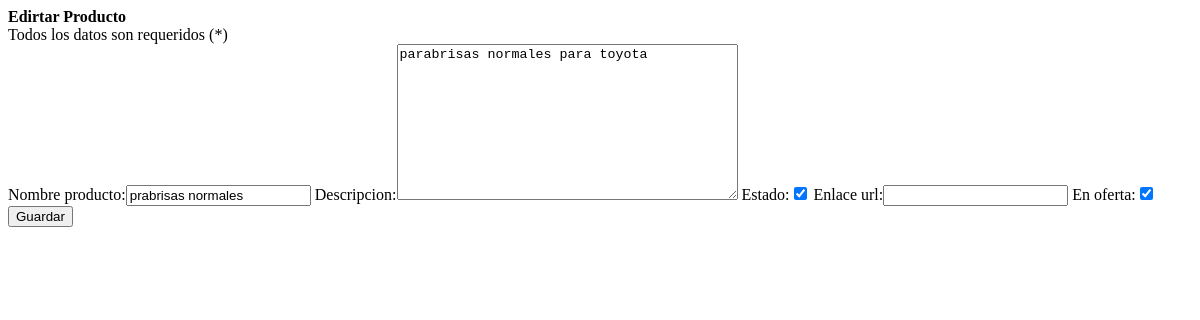
Page /EdirtarPro/2/ on the earlier database version.
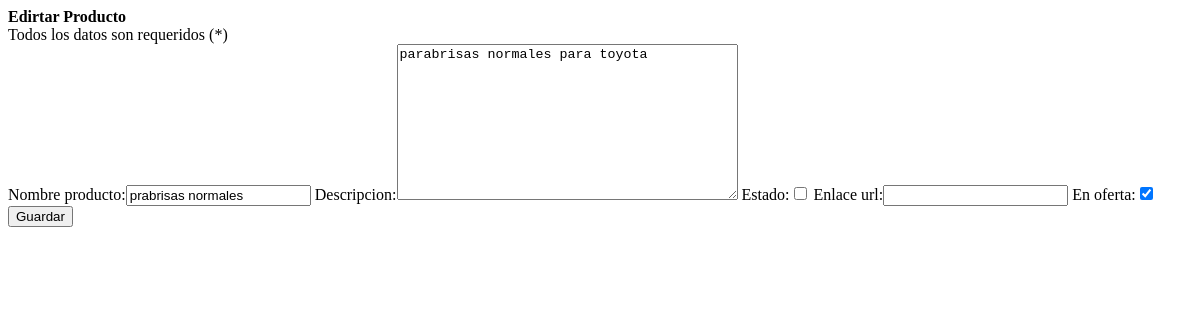
Same page on the later database version.
### blog/apps/inicio/models.py (models this page shows)
class Producto(models.Model):
	Nombre_producto=models.CharField(max_length=150, unique=True)
	Descripcion=models.TextField()
	usuario = models.ForeignKey(User)
	estado = models.BooleanField(default=True)
	enlace_url = models.CharField(max_length=250, blank=True, null=True)
	fecha_registro=models.DateTimeField(auto_now=True)
	En_oferta = models.BooleanField(default=False)
	gusto = models.IntegerField(default=0)
	def __unicode__(self):
		return self.Nombre_producto

### blog/apps/inicio/views.py (the view)
# urls.py: url(r'^EdirtarPro/(?P<id>\d+)/$',EdirtarPro),
def EdirtarPro(request, id):
	dato=Producto.objects.get(id=int(id))
	print dato
	if request.method=='POST':
		forms=FormsProductoEdit(request.POST, request.FILES ,instance=dato)
		if forms.is_valid():
			forms.save()
			return HttpResponse("El registro se Actualizo correctamente.")
	else:
		forms=FormsProductoEdit(instance=dato)
	return render_to_response('inicio/EdirtarPro.html',{'forms':forms,'cod':int(id)}, context_instance=RequestContext(request))

### blog/apps/inicio/forms.py
class FormsProductoEdit(forms.ModelForm):
	class Meta:
		model=Producto
		exclude=['usuario','gusto']

### blog/templates/inicio/EdirtarPro.html (shortened to what this page needs)
<div class="card">
    <strong>Edirtar Producto</strong><br>
    <span>Todos los datos son requeridos (*)</span>
 <form method="POST" id="Tipo" enctype="multipart/form-data"> {% csrf_token %}
                {{forms}}<br>
    <button class="btn btn-success">Guardar</button>
  </form>
</div>

Differences in the rows shown:
changed Producto "prabrisas normales": estado "☑" → "☐"
